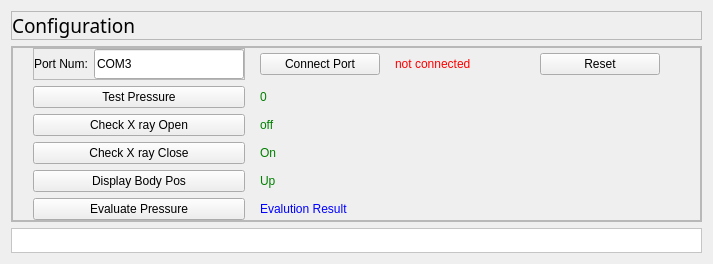
               <widget class="QWidget" name="page">
                <layout class="QVBoxLayout" name="verticalLayout_4">
                 <property name="leftMargin">
                  <number>11</number>
                 </property>
                 <item>
                  <widget class="QFrame" name="frame_7">
                   <property name="maximumSize">
                    <size>
                     <width>16777215</width>
                     <height>30</height>
                    </size>
                   </property>
                   <property name="frameShape">
                    <enum>QFrame::StyledPanel</enum>
                   </property>
                   <property name="frameShadow">
                    <enum>QFrame::Raised</enum>
                   </property>
                   <layout class="QVBoxLayout" name="verticalLayout_9">
                    <property name="leftMargin">
                     <number>0</number>
                    </property>
                    <property name="topMargin">
                     <number>0</number>
                    </property>
                    <property name="rightMargin">
                     <number>0</number>
                    </property>
                    <property name="bottomMargin">
                     <number>0</number>
                    </property>
                    <item>
                     <widget class="QLabel" name="label_3">
                      <property name="maximumSize">
                       <size>
                        <width>16777215</width>
                        <height>16777215</height>
                       </size>
                      </property>
                      <property name="font">
                       <font>
                        <family>Bahnschrift SemiCondensed</family>
                        <pointsize>14</pointsize>
                        <weight>50</weight>
                        <italic>false</italic>
                        <bold>false</bold>
                       </font>
                      </property>
                      <property name="styleSheet">
                       <string notr="true">color:black;
font: 14pt ;
</string>
                      </property>
                      <property name="text">
                       <string>Configuration</string>
                      </property>
                     </widget>
                    </item>
                   </layout>
                  </widget>
                 </item>
                 <item>
                  <widget class="QFrame" name="frame_6">
                   <property name="maximumSize">
                    <size>
                     <width>16777215</width>
                     <height>250</height>
                    </size>
                   </property>
                   <property name="frameShape">
                    <enum>QFrame::StyledPanel</enum>
                   </property>
                   <property name="frameShadow">
                    <enum>QFrame::Raised</enum>
                   </property>
                   <layout class="QVBoxLayout" name="verticalLayout_6">
                    <property name="spacing">
                     <number>0</number>
                    </property>
                    <property name="leftMargin">
                     <number>0</number>
                    </property>
                    <property name="topMargin">
                     <number>0</number>
                    </property>
                    <property name="rightMargin">
                     <number>0</number>
                    </property>
                    <property name="bottomMargin">
                     <number>0</number>
                    </property>
                    <item>
                     <widget class="QFrame" name="frame_8">
                      <property name="frameShape">
                       <enum>QFrame::StyledPanel</enum>
                      </property>
                      <property name="frameShadow">
                       <enum>QFrame::Raised</enum>
                      </property>
                      <layout class="QVBoxLayout" name="verticalLayout_7">
                       <property name="leftMargin">
                        <number>0</number>
                       </property>
                       <property name="topMargin">
                        <number>0</number>
                       </property>
                       <property name="rightMargin">
                        <number>0</number>
                       </property>
                       <property name="bottomMargin">
                        <number>0</number>
                       </property>
                       <item>
                        <layout class="QGridLayout" name="gridLayout">
                         <property name="leftMargin">
                          <number>20</number>
                         </property>
                         <property name="horizontalSpacing">
                          <number>15</number>
                         </property>
                         <property name="verticalSpacing">
                          <number>6</number>
                         </property>
                         <item row="1" column="3">
                          <widget class="QLabel" name="lblConnectStatus">
                           <property name="minimumSize">
                            <size>
                             <width>130</width>
                             <height>0</height>
                            </size>
                           </property>
                           <property name="maximumSize">
                            <size>
                             <width>100</width>
                             <height>16777215</height>
                            </size>
                           </property>
                           <property name="styleSheet">
                            <string notr="true">color:red;</string>
                           </property>
                           <property name="text">
                            <string>not connected</string>
                           </property>
                          </widget>
                         </item>
                         <item row="2" column="0">
                          <widget class="QPushButton" name="btnTestPressure">
                           <property name="maximumSize">
                            <size>
                             <width>16777215</width>
                             <height>16777215</height>
                            </size>
                           </property>
                           <property name="cursor">
                            <cursorShape>PointingHandCursor</cursorShape>
                           </property>
                           <property name="text">
                            <string>Test Pressure</string>
                           </property>
                          </widget>
                         </item>
                         <item row="1" column="4">
                          <widget class="QPushButton" name="btnResetSensor">
                           <property name="minimumSize">
                            <size>
                             <width>120</width>
                             <height>0</height>
                            </size>
                           </property>
                           <property name="maximumSize">
                            <size>
                             <width>16777215</width>
                             <height>16777215</height>
                            </size>
                           </property>
                           <property name="cursor">
                            <cursorShape>PointingHandCursor</cursorShape>
                           </property>
                           <property name="styleSheet">
                            <string notr="true"/>
                           </property>
                           <property name="text">
                            <string>Reset</string>
                           </property>
                          </widget>
                         </item>
                         <item row="3" column="1">
                          <widget class="QLabel" name="txtXrayOnVal">
                           <property name="styleSheet">
                            <string notr="true">color:green;</string>
                           </property>
                           <property name="text">
                            <string>off</string>
                           </property>
                          </widget>
                         </item>
                         <item row="1" column="1">
                          <widget class="QPushButton" name="btnConnectSensor">
                           <property name="minimumSize">
                            <size>
                             <width>120</width>
                             <height>0</height>
                            </size>
                           </property>
                           <property name="maximumSize">
                            <size>
                             <width>16777215</width>
                             <height>16777215</height>
                            </size>
                           </property>
                           <property name="cursor">
                            <cursorShape>PointingHandCursor</cursorShape>
                           </property>
                           <property name="text">
                            <string>Connect Port</string>
                           </property>
                          </widget>
                         </item>
                         <item row="1" column="0">
                          <widget class="QFrame" name="frame_9">
                           <property name="maximumSize">
                            <size>
                             <width>450</width>
                             <height>16777215</height>
                            </size>
                           </property>
                           <property name="frameShape">
                            <enum>QFrame::StyledPanel</enum>
                           </property>
                           <property name="frameShadow">
                            <enum>QFrame::Raised</enum>
                           </property>
                           <layout class="QHBoxLayout" name="horizontalLayout">
                            <property name="leftMargin">
                             <number>0</number>
                            </property>
                            <property name="topMargin">
                             <number>0</number>
                            </property>
                            <property name="rightMargin">
                             <number>0</number>
                            </property>
                            <property name="bottomMargin">
                             <number>0</number>
                            </property>
                            <item alignment="Qt::AlignRight">
                             <widget class="QLabel" name="label_6">
                              <property name="text">
                               <string>Port Num:</string>
                              </property>
                             </widget>
                            </item>
                            <item>
                             <widget class="QLineEdit" name="txtPortNum">
                              <property name="minimumSize">
                               <size>
                                <width>150</width>
                                <height>30</height>
                               </size>
                              </property>
                              <property name="maximumSize">
                               <size>
                                <width>16777215</width>
                                <height>16777215</height>
                               </size>
                              </property>
                              <property name="text">
                               <string>COM3</string>
                              </property>
                             </widget>
                            </item>
                           </layout>
                          </widget>
                         </item>
                         <item row="2" column="1">
                          <widget class="QLabel" name="txtPressureVal">
                           <property name="styleSheet">
                            <string notr="true">color:green;</string>
                           </property>
                           <property name="text">
                            <string>0</string>
                           </property>
                          </widget>
                         </item>
                         <item row="3" column="0">
                          <widget class="QPushButton" name="btnCheckXrayOpen">
                           <property name="cursor">
                            <cursorShape>PointingHandCursor</cursorShape>
                           </property>
                           <property name="text">
                            <string>Check X ray Open</string>
                           </property>
                          </widget>
                         </item>
                         <item row="6" column="1">
                          <widget class="QLabel" name="txtEvaluationResult">
                           <property name="styleSheet">
                            <string notr="true">color:blue;</string>
                           </property>
                           <property name="text">
                            <string>Evalution Result</string>
                           </property>
                           <property name="wordWrap">
                            <bool>true</bool>
                           </property>
                          </widget>
                         </item>
                         <item row="5" column="0">
                          <widget class="QPushButton" name="btnDisplayBodyPos">
                           <property name="cursor">
                            <cursorShape>PointingHandCursor</cursorShape>
                           </property>
                           <property name="text">
                            <string>Display Body Pos</string>
                           </property>
                          </widget>
                         </item>
                         <item row="4" column="0">
                          <widget class="QPushButton" name="btnCheckXrayClose">
                           <property name="cursor">
                            <cursorShape>PointingHandCursor</cursorShape>
                           </property>
                           <property name="text">
                            <string>Check X ray Close</string>
                           </property>
                          </widget>
                         </item>
                         <item row="6" column="0">
                          <widget class="QPushButton" name="btnEvaluatePressure">
                           <property name="cursor">
                            <cursorShape>PointingHandCursor</cursorShape>
                           </property>
                           <property name="text">
                            <string>Evaluate Pressure</string>
                           </property>
                          </widget>
                         </item>
                         <item row="1" column="5">
                          <spacer name="horizontalSpacer">
                           <property name="orientation">
                            <enum>Qt::Horizontal</enum>
                           </property>
                           <property name="sizeHint" stdset="0">
                            <size>
                             <width>40</width>
                             <height>20</height>
                            </size>
                           </property>
                          </spacer>
                         </item>
                         <item row="4" column="1">
                          <widget class="QLabel" name="txtXrayOffVal">
                           <property name="styleSheet">
                            <string notr="true">color:green;</string>
                           </property>
                           <property name="text">
                            <string>On</string>
                           </property>
                          </widget>
                         </item>
                         <item row="5" column="1">
                          <widget class="QLabel" name="lblPositionVal">
                           <property name="styleSheet">
                            <string notr="true">color:green;</string>
                           </property>
                           <property name="text">
                            <string>Up</string>
                           </property>
                          </widget>
                         </item>
                        </layout>
                       </item>
                      </layout>
                     </widget>
                    </item>
                   </layout>
                  </widget>
                 </item>
                 <item>
                  <widget class="QFrame" name="framePresureGraph">
                   <property name="styleSheet">
                    <string notr="true">background-color:white;</string>
                   </property>
                   <property name="frameShape">
                    <enum>QFrame::StyledPanel</enum>
                   </property>
                   <property name="frameShadow">
                    <enum>QFrame::Raised</enum>
                   </property>
                   <layout class="QVBoxLayout" name="verticalLayout_8">
                    <property name="spacing">
                     <number>0</number>
                    </property>
                    <property name="leftMargin">
                     <number>0</number>
                    </property>
                    <property name="rightMargin">
                     <number>0</number>
                    </property>
                    <property name="bottomMargin">
                     <number>0</number>
                    </property>
                    <item>
                     <widget class="QLabel" name="lblPressureGraph">
                      <property name="styleSheet">
                       <string notr="true"/>
                      </property>
                      <property name="text">
                       <string/>
                      </property>
                      <property name="scaledContents">
                       <bool>true</bool>
                      </property>
                      <property name="alignment">
                       <set>Qt::AlignCenter</set>
                      </property>
                     </widget>
                    </item>
                   </layout>
                  </widget>
                 </item>
                </layout>
               </widget>
